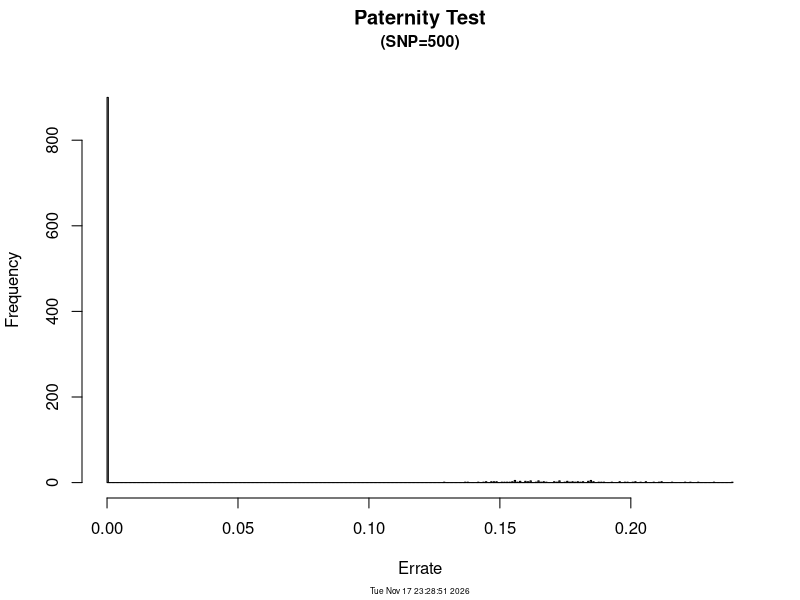
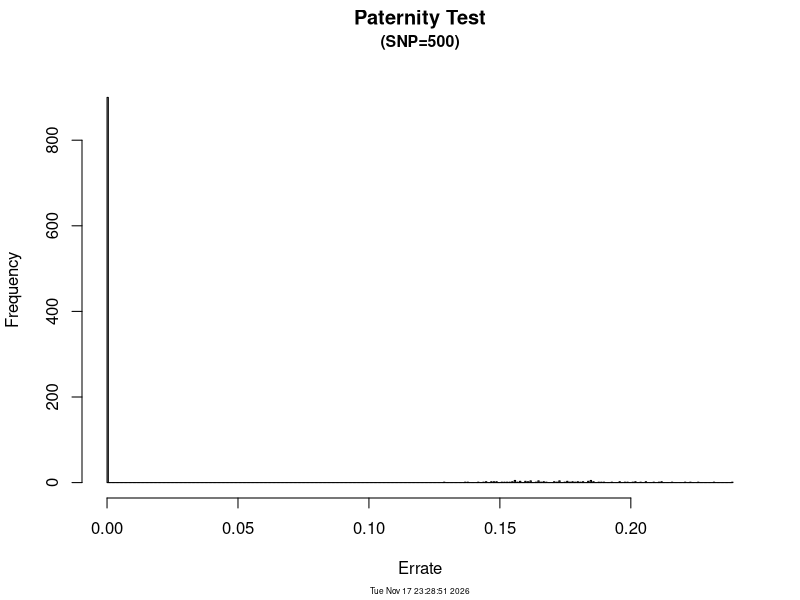
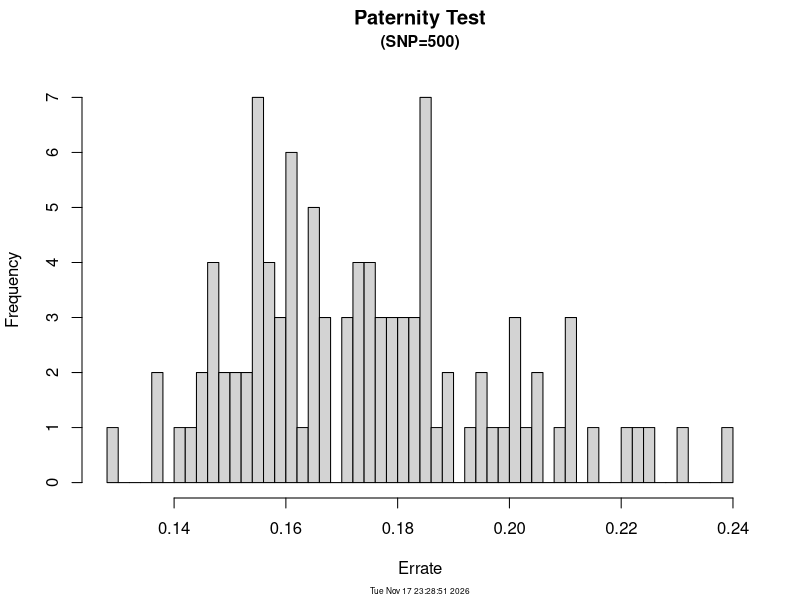
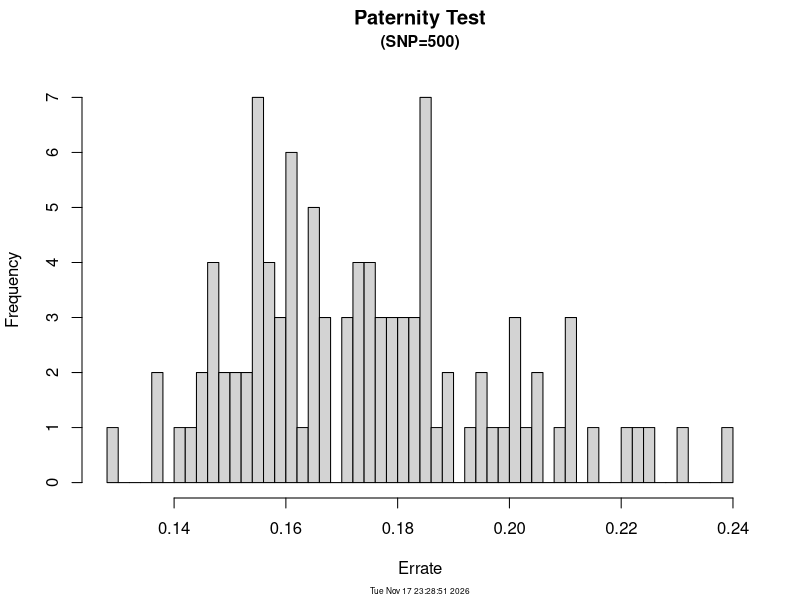

Write the R code that produced these figures, in order.
 
###################################################################################
#                              Easy Pedigree Checking (EasyPC)                    #
# A program for paternity test(biparental && single ) with high density SNP data. #
#                                         Designed by Zhe Zhang,Yuanyu Luo et al. #    
#                                                     Email: zhezhang@scau.edu.cn #
###################################################################################

#####################################################################################
#                   A brief introduction for the program
# 该程序主要利用高密度的SNP芯片数据进行亲子鉴定，双亲和单亲的亲子鉴定均可。调用方法: ParTest(arg1, arg2,...)
# 输入参数释义如下
#           'ped'为系谱数据
#           'gen'表示个体的基因型数据
#           'thre'代表阈值
#           'is.picture'设置是否生成孟德尔错误率的直方图 
#           'is.merge.output'设置write到文件夹的错误系谱是否包含推断出的正确ID
#           'stop.if.snp.null'表示是否系谱中出现没有基因型的个体就终止程序   
#  输出结果如下
#         (1)一个命名为'paternity_test(Biparental or Single)'文件夹，包含以下内容
#           'ped_check_result':文件夹，主要调用PedCheck()函数得到的错误和正确的系谱记录。一般包括'ped_right_record.txt'???'ped_wrong_record.txt'等文件
#           'ped_infer_result':文件夹，主要调用Pedinfer()函数得到的推断出的正确系谱记录。一般包括'ped_right_infer.txt', 'sirID_wrong_record.txt',
#                              'damID_wrong_record.txt'，'offID_wrong_record.txt'等文件。注意如果没有就不会生成，例如系谱中没有sirID错误的系谱记录就不会生成'sirID_wrong_record.txt'
#           'err_bargraph_01':png格式图，孟德尔错误率的直方图，包含孟德尔错误率小于阈值的情况，及所有系谱记录的错误率直方图
#           'err_bargraph_02':png格式图，孟德尔错误率的直方图, 但不包含孟德尔错误率小于阈值的情况，及只有错误系谱记录的错误率直方图
#           'mend_err_res':'txt'文件，所有系谱记录的错误数和错误率
#         (2)R console上会显示有相关结果和提示内容，主要包含以下：
#           'Res_01:SNP Date Check':调用SnpDataCheck()函数检查系谱中是否有缺失基因型的个体，并进行相应提取
#           'Res_02:Ped Check':主要调用PedCheck()函数对系谱中是否有错误系谱记录进行检查，并进行相应提取
#           'Res_03:Ped Infer':主要调用PedInfer()函数帮助存在于错误系谱记录中的子代个体重新找回其亲本，并进行相应输出
# 注意事项
#         系谱命名必须规范：对于单亲，第一列'offID'，第二列'parID';对于双亲，第一列'offID', 第二列'sirID', 第三列'damID'
#         'gen'表示符规范：'gen'第一列是ID号；ID号后面的内容为SNP位点基因型信息，只能用'1', '2', '3', '5'表示，其中'1'表示"aa", '2'表示'Aa', '3'表示'AA', '5'代表'unknown'
#################################################################################################################################################################################################



ParTest <- function(ped, gen, thre=0.01, is.picture=T, is.merge.output=F, stop.if.snp.null=T, ...){
    # The following function is designed for checking the individuals without SNP data
    SnpDataCheck <- function(ped, gen, ...){
        ped.colnames <- colnames(ped)
        cat("Res_01:SNP Data Check\n") 
        cat("(1)Individuals' SNP data checked as follows:\n") 
        tmp1 <- c()  # 存储没有SNP数据的ID号下标的向量
        for(i in 1:ncol(ped)){    
            t <- 0
            ped.only.id <- unique(ped[, i])  # 系谱中由于存在一个ID号同时出现多次，所以取系谱中ID号的唯一值，便于检测
            if(any(tmp <- !ped.only.id %in% gen[, 1])){  # 系谱中ID号没有出现在gen中，说明SNP数据缺失，注意这里只是记录TRUE or FALSE的数据类型
                t <- 1
                id.without.snp <- ped.only.id[tmp]  # 缺失SNP数据的ID
                if(!stop.if.snp.null){  # 系谱中个体SNP数据缺失??? 如果程序需要继续执行，则要将包含这些ID号的记录剔除
                    tmp2 <- match(id.without.snp, ped[, i])  # 记录缺失SNP的个体ID号分别在系谱中的位置
                    tmp1 <- c(tmp1, tmp2)  # 记录所有缺失SNP数据个体ID号的位置信息
                }
                cat(paste0("[", i, "]"), "The", ped.colnames[i], "without the SNP data:", paste(sQuote(id.without.snp), collapse=","), "\n     the total:", length(id.without.snp), sep=" ", "\n")
            }else{
                cat(paste0("[", i, "]"), "All the", ped.colnames[i], "have the SNP data", fill=TRUE, sep=" ","\n")
            }
        }
        if(t){  # 如果t==0，则说明系谱中不存在缺失SNP的个体ID，至此该函数可以结束。否则，按照设置的参数要求继续执行
            if(stop.if.snp.null){  # 如果stop.if.snp.null==T, 则程序结束，并输出提取
                stop("There are some individuals without snp data, please check it!", call.=FALSE)
            }else{  # 否则，将包含缺失SNP数据的ID号系谱记录剔除后，程序继续执行
                record.del <- ped[nr <- unique(tmp1), ]
                cat("(2)The pedigree", ngettext(length(nr), "record is", "records are"), "deleted for snp data missing\n")
                print(record.del)
                ped <- ped[-nr, ]
            }
        }
        return(ped)
    }

    # The following function is designed for typecasting, 'data.frame' ———>> 'matrix'
    TypeCast <- function(x){  
        x <- matrix(as.numeric(as.matrix(x)), ncol=ncol(x))  # 类型转换函数，将数据框转化为矩阵形式
        return(x)
    }

    # The following function is designed for Mendelian Error&&Errate  
    MendErrCal <- function(off.gen, par.one.gen, par.two.gen=NULL){  # 参数par.two.gen默认为NULL，表示为单亲的情况
        if(is.null(par.two.gen)){  # 单亲情况下的孟德尔错误和错误率的计算方式
            if(any(c(off.gen, par.one.gen) == 5)){ # '5'表示SNP位点unknown的情况， 如果位点缺失则视为无效位点
                tmp <- which((off.gen*par.one.gen) %% 5 == 0) 
                off.gen <- off.gen[-tmp]
                par.one.gen <- par.one.gen[-tmp]
            }
            gen.dev <- off.gen/par.one.gen  # SNP位点比，用于错误位点的筛选
            num.of.err <- sum(c(gen.dev == 3) | c(gen.dev == 1/3))  # 如果亲本'3':AA, 子代'1':aa，则不符合孟德尔遗传定律；反之亦然
            errate <- num.of.err / sum(par.one.gen != 2)  # 计算错误率时排除亲本基因，'2':Aa的情况
            return(list(num.of.err=num.of.err, errate=errate))
        }else{
            if(any(c(off.gen, par.one.gen, par.two.gen) == 5)){  # 同上单亲情况分析   
                    tmp1 <- which((off.gen*par.one.gen*par.two.gen) %% 5 == 0) 
                    off.gen <- off.gen[-tmp1]
                    par.one.gen <- par.one.gen[-tmp1]
                    par.two.gen <- par.two.gen[-tmp1]  
            }
            tmp2 <- which(par.one.gen*par.two.gen == 4)  # 双亲SNP位点'2':Aa的情况无法判断
            off.gen <- off.gen[-tmp2]
            par.one.gen <- par.one.gen[-tmp2]
            par.two.gen <- par.two.gen[-tmp2]
            gen.dev1 <- off.gen/par.one.gen  # 同上单亲情况分析
            gen.dev2 <- off.gen/par.two.gen
            gen.dev3 <- gen.dev1/par.two.gen
            num.of.err <- sum(c(gen.dev1 == 3) | c(gen.dev2 == 3) | c(gen.dev3 == 2) | c(gen.dev1 == 1/3) | c(gen.dev2 == 1/3) | c(gen.dev3 == 2/9))- sum(c(gen.dev3 == 3) | c(gen.dev3 == 1/9))  # 根据孟德尔定律，双亲情况下共有六种错误情况，两种重复排除情况
            errate <- num.of.err/length(off.gen) 
            return(list(num.of.err = num.of.err, errate = errate))      
        }
    }

    # The following function is designed for drawing the histogram of errate
    ErratePlot <- function(errate, nc){  # 参数nc表示SNP位点
        hist(as.numeric(errate), 
             main = "Paternity Test\n\n",
             xlab = "Errate", 
             ylab = "Frequency", 
             breaks = length(errate)/2       
             )
        title(main=paste0("(SNP=", nc, ")"), sub=date(), cex.sub=.5, cex.main=.95)
    }

    # The following function is designed for searching for the right parentage in the pedigree
    ParentInfer <- function(ped, gen, ped.wrong.record, ped.col=2, ...){
        if(nrow(gen) > length(ped.inds <- unique(as.vector(as.matrix(ped))))){  # 如果提供gen的个体比系谱中个体数多， 则推断时需要以gen中个体数为基础
            par.id.set <- c(unique(ped[, ped.col]), sort(gen[!gen[, 1] %in% ped.inds, 1], decreasing = as.logical(ped.col-2)))  # 系谱中个体和gen集中不包含在ped中的个体构成亲本ID集合
        }else{
            par.id.set <- unique(ped[, ped.col])
        }
        tmp1 <- tmp2 <- matrix(, 0, 2, dimnames=list(NULL, c("offID", ngettext(ped.col-1, "sirID", "damID"))))
        par.id.index <- seq_along(par.id.set)  # 记录亲本ID的下标
        off.id.set <- ped.wrong.record[, 1]  #  错误系谱记录的子代ID集合
        off.gen.set <- TypeCast(gen[match(off.id.set, gen[, 1]), -1])  # 与子代ID号对应的子代SNP位点数据
        par.gen.set <- TypeCast(gen[match(par.id.set, gen[, 1]), -1])  # 同上分析
        for (i in seq_along(off.id.set)) {
            if(mode == 2){  # 'mode==2'表示双亲情况
                id.per.seq <- c(which(par.id.set == ped.wrong.record[i, ped.col]), par.id.index[!par.id.set %in% ped.wrong.record[i, 1]])  # 为提高亲本推断的效率，亲本ID号按照一定规则重排
                row.index <- 0
            }else{
                id.per.seq <- par.id.index[-which(par.id.set == ped.wrong.record[i, 2])] 
            }
            par.gen.tmp <- par.gen.set[id.per.seq, ]  # 亲本ID重排后对应的亲本gen
            par.off.pair <- expand.grid(off.id = off.id.set[i], par.id.set = par.id.set[id.per.seq]) 
            for (j in seq_along(id.per.seq)) {
                if(ncol(off.gen.set) <= 10000){  # 设置if条件语句是为提高推断效率采取的一种策略
                    if(MendErrCal(off.gen.set[i, ], par.gen.tmp[j, ])[[2]] <= thre){
                        row.index <- j
                        break       
                    }                    
                }else{
                    if(MendErrCal(off.gen.set[i, 1:1000], par.gen.tmp[j, 1:1000])[[2]] <= thre) {
                        if(MendErrCal(off.gen.set[i, ], par.gen.tmp[j, ])[[2]] <= thre){
                            row.index <- j
                            break       
                        }
                    }                
                }  
            }
            if(mode == 2 & row.index == 1){
                tmp1 <- rbind(tmp1, as.matrix(par.off.pair[row.index, ]))  # 双亲情况下如果'row.index==1'，则说明原系谱中的"off_sir","off_dam"是正确的，因为是进行单亲检测所以排除性的断定是另一亲本记录
            }
            tmp2 <- rbind(tmp2, as.matrix(par.off.pair[row.index, ]))  # 推断出的正确亲子关系，注意一次只能推断出一个亲本
        }
        if(mode == 2){
            tmp3 <- ped.wrong.record[match(tmp1[, 1], ped.wrong.record[, 1]), ]   
            tmp3 <- tmp3[order(as.numeric(tmp3[, 1])), ]
            rownames(tmp3) <- NULL
            return(list(tmp2=tmp2, tmp3=tmp3))               
        }else{
            colnames(tmp2) <- c("offID", "parID")
            return(tmp2)
        }
    }

    # The following function is designed for paternity(single) test 
    SinPedCheck <- function(ped, gen, ...){
        dir.create("ped_check_result")  # 结果输出在'ped_check_result'文件夹中
        setwd("./ped_check_result")
        off.id <- ped[, 1]
        par.id <- ped[, 2]
        off.gen.set <- gen[match(off.id, gen[, 1]), -1]
        par.gen.set <- gen[match(par.id, gen[, 1]), -1]
        nr<-nrow(ped)
        mend.err.res <- data.frame(ped, num.of.err=rep(-1, nr), errate=rep(-1, nr)) 
        tmp <- c()
        for (i in seq_len(nr)) {
            res <- MendErrCal(off.gen.set[i, ], par.gen.set[i, ])  # 调用函数MendErrCal()函数进行检测
            mend.err.res[i, 3] <- res[[1]]
            mend.err.res[i, 4] <- res[[2]]
            if(res[[2]] <= thre){  # 小于阈值，说明亲子关系记录正确
                tmp <- c(tmp, i)
            }
        } 
        if(length(tmp) == 0){  # 如果tmp长度等于0，则提示没有正确的系谱记录
            warning("No right pedigree records!")
        }else{
            ped.right.record <- ped[tmp, ]  # 正确的系谱记录
            write.table(ped.right.record, "ped_right_record.txt", row.names = FALSE, quote=FALSE)
        }  
        if(length(tmp) == nr){ 
            setwd("../")
            warning("No wrong pedigree records!")
            return()
        }else{
            ped.wrong.record <- mend.err.res[-tmp, ]
            write.table(ped.wrong.record, "ped_wrong_record.txt", row.names = FALSE, quote=FALSE)
            setwd("../")
            if(is.picture){  
                nc <- ncol(gen) - 1
                ErratePlot(mend.err.res[, 4], nc)
                png(file="err_bargraph_01.png", bg="transparent")
                ErratePlot(mend.err.res[, 4], nc)
                dev.off() 
                dev.new()
                ErratePlot(ped.wrong.record[, 4], nc)
                png(file="err_bargraph_02.png", bg="transparent")
                ErratePlot(ped.wrong.record[, 4], nc)
                dev.off()
            }
            return(ped.wrong.record[, 1:2])
        }
    }

    # The following function is designed for the parentage(single) inference
    SinPedInfer <- function(ped, gen, ped.wrong.record, ...){
        ped.right.infer <- ParentInfer(ped, gen, ped.wrong.record)  # 调用ParentInfer()函数，返回推断出的正确系谱记录
        cat("\n\nRes_02:Pedigree Infer\n")
        if(nrow(ped.right.infer) == 0){  # 如果没有推断出的正确系谱则提取
            warning("The number of single parent&child pairs inferred correctly is 0!")
            return()
        }else{
            dir.create("ped_infer_result")
            setwd("./ped_infer_result")
            rownames(ped.right.infer) <- NULL
            right.ID.merge.show <- merge(ped.wrong.record, ped.right.infer, by=c("offID"), all.x=TRUE, suffixes = c("W", "R"))  # 通过merge()函数， 系谱中错误ID和正确ID同时merge展示
            cat("The right pedigree", ngettext(nrow(ped.right.infer), "record", "records"), "by inferred:\n")
            if(is.merge.output){  # if TRUE,则系谱中wrongID && rightID同时write到文件中 
                print(right.ID.merge.show)
                write.table(right.ID.merge.show, "ped_right_infer(merge).txt", quote=FALSE, row.names=FALSE)
            }else{
                print(ped.right.infer)
                write.table(ped.right.infer, "ped_right_infer.txt", quote=FALSE, col.names=FALSE)
            }          
            if(nrow(ped.wrong.record) - nrow(ped.right.infer)){  # if TRUE，则部分错误系谱记录没有推断出正确的亲子关系 
                ped.no.infer <- ped.wrong.record[!ped.wrong.record[, 1] %in% ped.right.infer[, 1], ]
                rownames(ped.no.infer) <- NULL
                write.table(ped.no.infer, "ped_no_infer.txt", quote=FALSE, row.names=FALSE)
                cat("The wrong pedigree", ngettext(d, "record", "records"), "without right inference:\n")
                print(ped.no.infer)
            }
            setwd("../")
        }
    }
                                                    
    # The following function is designed for paternity(biparental) test 
    BipPedCheck <- function(ped, gen, ...){
        GetMendErr <- function(ped.dup, gen, ...){
            mend.err.res <- data.frame(ped.dup, num.of.err=rep(-1, nrow(ped.dup)), errate=rep(-1, nrow(ped.dup)))
            gen.set <- TypeCast(gen[match(as.vector(as.matrix(ped.dup)), gen[, 1]), -1])  # 将系谱中所有个体的基因型按照一定次序集合在一起
            off.gen <- gen.set[seq_len(i <- nrow(ped.dup)), ]  # 子代的基因型集合1：i
            sir.gen <- gen.set[(i+1):(2*i), ]  # 父本的基因型集合(i+1):(2*i)
            dam.gen <- gen.set[(2*i+1):(3*i), ]  # 母本的基因型集合(2*i+1):(3*i)
            if(i==1){
                res <- MendErrCal(off.gen, sir.gen, dam.gen)
                mend.err.res[, 4] <- res$num.of.err
                mend.err.res[, 5] <- res$errate                
            }else{
                for(j in seq_len(i)){
                    res <- MendErrCal(off.gen[j, ], sir.gen[j, ], dam.gen[j, ])
                    mend.err.res[j, 4] <- res$num.of.err
                    mend.err.res[j, 5] <- res$errate
                }
            }
            mend.err.res[, 5] <- sprintf("%.3f", mend.err.res[, 5])
            mend.err.res <- mend.err.res[order(as.numeric(mend.err.res[, 1])), ]
            return(mend.err.res)
        }
        cat("Res_02:Pedigree Check\n")
        if(any(offID.rep.index <- duplicated(ped[, 1]))){  # 判断系谱中是否有offID重复的情况
            offID.rep.record <- ped[ped[, 1] %in% ped[offID.rep.index, 1], ]  # offID重复的记录
            cat("Warnings:", ngettext(length(rep.offID <- ped[offID.rep.index, 1]), "There is an offID duplicated", "There are some offIDs duplicated"), "in the pedigree:", paste(sQuote(rep.offID), collapse = ","), "\n")
            if(any(tmp <- duplicated(offID.rep.record))){  # 检查系谱中是否有重复记录
                cat("Moreover, there are even some duplicated records among them:\n")
                print(offID.rep.record[offID.rep.record[, 1] %in% offID.rep.record[tmp, 1], ])
            }
            mend.err.res <- GetMendErr(offID.rep.record, gen)
            if(any(tmp <- mend.err.res[, 5] <= thre)){  # if TRUE, 说明包含重复offID的系谱记录中存在正确的系谱记录
                cat("[1] The right pedigree ", ngettext(sum(tmp), "record", "records")," with the duplicated offID as follows:\n")
                print(mend.err.res[tmp, ])
                if(sum(!tmp)){
                    cat("[2] The wrong pedigree ", ngettext(sum(!tmp), "record", "records"), " with the duplicated offID as follows:\n")
                    print(mend.err.res[!tmp, ])
                }
            }else{
                cat("The wrong pedigree records with duplicated offID as follows:\n")
                print(mend.err.res)
                warning("All the records with duplicated offID are wrong!")
            }
            setwd("../")
            stop("Please check out the pedigree according to the above warning messages!", call.=FALSE)
        }
        if(any(tmp1 <- ped[, 2] %in% ped[, 3])){  # 判断是否有ID号同时出现在系谱sirID和damID中的情况，if so 必定存在错误系谱记录
            out.of.ped <- ped[tmp1 | ped[, 3] %in% ped[, 2], ]  # 包含上述情况ID号的系谱记录
            mixed.id <- unique(ped[tmp1, 2])
            message("Warning: ", ngettext(length(mixed.id), "There is an ID",  "There are some IDs"), " mixed in both sirID and damID\n",   
                "[1] The total number of rows involving in the mixed ID: ", sQuote(nrow(out.of.ped)), "\n\n", 
                "[2] The mixed ID recommmended to check: ", paste(sQuote(mixed.id), collapse=","), "\n\n",
                "[3] The rows recommmended to check:"
                )
            if(nrow(out.of.ped[out.of.ped[, 2] %in% mixed.id, ]) <= nrow(out.of.ped[out.of.ped[, 3] %in% mixed.id, ])){  # 推荐需要进行校正的系谱记录
                print(out.of.ped[out.of.ped[, 2] %in% mixed.id, ]) 
            }else{
                print(out.of.ped[out.of.ped[, 3] %in% mixed.id, ])  
            }  
            setwd("../")
            stop("Please check out the pedigree records according to the above warning messages!", call.=FALSE)
        } 
        cat("No prompt messages printed\n\n")
        mend.err.res <- GetMendErr(ped, gen)
        write.table(mend.err.res, "mend_error_result.txt", row.names=F, col.names=T, quote=F) 
        ped.wrong.record <- mend.err.res[mend.err.res[, 5] > thre, ]  
        dir.create("ped_check_result", showWarnings=TRUE)   
        setwd("./ped_check_result")  
        ped.right.record <- mend.err.res[mend.err.res[, 5] <= thre, ]       
        if(nrow(ped.right.record) == 0){  
            warning("No right pedigree records!")
        }else{
            write.table(ped.right.record, "ped_right_record.txt", row.names = FALSE, quote=FALSE)
        }  
        if(nrow(ped.wrong.record) == 0){ 
            setwd("../")
            warning("No wrong pedigree records!")
            return()   
        }else{
            ped.wrong.record <- ped.wrong.record[order(as.numeric(ped.wrong.record[, 1])), ] 
            write.table(ped.wrong.record, "ped_wrong_record.txt", row.names = FALSE, quote=FALSE)
            setwd("../")
            if(is.picture){
                nc <- ncol(gen)-1    
                ErratePlot(mend.err.res[, 5], nc)
                png(file="err_bargraph_01.png", bg="transparent")
                ErratePlot(mend.err.res[, 5], nc)
                dev.off()     
                dev.new()
                ErratePlot(ped.wrong.record[, 5], nc)  
                png(file="err_bargraph_02.png", bg="transparent")
                ErratePlot(ped.wrong.record[, 5], nc) 
                dev.off()
            }
            return(ped.wrong.record[, 1:3])
        } 
    }

    # The following function is designed for the parentage(biparental) inference
    BipPedInfer <- function(ped, gen, ped.wrong.record, ...){
        sir.infer.res <- ParentInfer(ped, gen, ped.wrong.record)  # 调用ParentInfer()函数, 返回值为推断出的正确系谱记录(offspring && sire)
        dam.infer.res <- ParentInfer(ped, gen, ped.wrong.record, ped.col=3)  # 同上分析(返回offspring && dam)
        ped.right.infer <- merge(sir.infer.res$tmp2, dam.infer.res$tmp2, by=c("offID"), sort=TRUE)  
        damID.wrong.record <- sir.infer.res$tmp3  
        sirID.wrong.record <- dam.infer.res$tmp3 
        dir.create("ped_infer_result", showWarnings=TRUE) 
        setwd("./ped_infer_result")
        cat("Res_03:Pedigree Infer\n")
        if(nrow(ped.right.infer) == 0){  # 如果没有推断正确的系谱记录
            if(nd <- nrow(damID.wrong.record)){  
                write.table(damID.wrong.record, "damID_wrong_record.txt", row.names=FALSE, quote=FALSE)
                cat(ngettext(nd, "\nA record with damID wrong:\n", "\nRecords with damID wrong:\n"))
                print(damID.wrong.record)
            }
            if(ns <- nrow(sirID.wrong.record)){  
                write.table(sirID.wrong.record, "sirID_wrong_record.txt", row.names=FALSE, qute=FALSE)
                cat(ngettext(ns, "\nA record with sirID wrong:\n", "\nRecords with sirID wrong:\n"))
                print(sirID.wrong.record)
            }
            ped.right.record <- ped[!ped[, 1] %in% ped.wrong.record[, 1], ]
            offID.wrong.record <- merge(ped.wrong.record, ped.right.record, by=c("sirID", "damID"))
            offID.wrong.record <- offID.wrong.record[, c(3, 1, 2)]
            colnames(offID.wrong.record) <- NULL
            if(no <- nrow(offID.wrong.record)){
                write.table(offID.wrong.record, "offID_wrong_record.txt", row.names=FALSE, qute=FALSE)
                cat(ngettext(ns, "\nA record with offID wrong:\n", "\nRecords with offID wrong:\n"))
                print(offID.wrong.record)
            }
            if(np <- nrow(ped.wrong.record) - sum(nd, ns, no)){ 
                parIDs.all.wrong.record <- ped.wrong.record[!ped.wrong.record[, 1] %in% c(damID.wrong.record[, 1], sirID.wrong.record[, 1], offID.wrong.record[, 1]), ]
                write.table(allID.wrong.record, "parIDs_all_wrong_record.txt", row.names=FALSE, quote=FALSE) 
                cat(ngettext(np, "\nA record with parIDs all wrong:\n", "\nRecords with parIDs all wrong:\n"))
                print(parIDs.all.wrong.record)
            }
            warning("The number of parents && child pairs inferred correctly is 0!")  
        }else{
            nrow.of.ped.wong.record <- nrow(ped.wrong.record)
            if(any(tmp <- ped.right.infer[, 2] %in% ped.right.infer[, 3])){  # 判断ped.right.infer结果中是否存在sirID && damID相同的情况
                warning(patste0(ngettext(sum(tmp), "\nThere is a  record ", "\nThere are some records"), "in ped.right.infer with the sirID&&damID same!\n"))
                print(ped.right.infer[tmp, ])
                ped.right.infer <- ped.right.infer[!tmp, ]
            }
            write.table(ped.right.infer, "ped_right_infer.txt", row.names = FALSE, quote=FALSE)
            if(any(tmp <- !ped.wrong.record[, 1] %in% ped.right.infer[, 1])){  # 没有找到正确亲子关系的错误系谱记录
                ped.no.infer <- ped.wrong.record[tmp, ]  
                cat("\nThe wrong", ngettext(sum(tmp), "record", "records"), "without right inference\n")
                print(ped.no.infer)
                write.table(ped.no.infer, "ped_no_infer.txt", row.names = FALSE, quote=FALSE) 
            }
            if(nrow(damID.wrong.record)){
                right.damID.merge.show <- merge(damID.wrong.record, ped.right.infer, by=c("offID", "sirID"), all.x=TRUE, suffixes = c("W", "R"))  # 通过merge()函数将正确的 damID和错误的damID合并展示
                if(any(is.na(right.damID.merge.show[, 4]))){  # 如果存在NA的情况，则将包含NA的行排在后面
                    right.damID.merge.show <- right.damID.merge.show[order(as.numeric(right.damID.merge.show[, 4])), ]              
                }
                cat(paste("\nThe only_damID_wrong", ngettext(nrow(damID.wrong.record), "record:", "records:")), "\n")
                print(right.damID.merge.show)
                if(is.merge.output){
                    write.table(right.damID.merge.show, "damID_wrong_record.txt", quote=FALSE, row.names=FALSE) 
                }else{
                    write.table(damID.wrong.record, "damID_wrong_record.txt", quote=FALSE, row.names=FALSE)                         
                }
                ped.right.infer <- ped.right.infer[!ped.right.infer[, 1] %in% damID.wrong.record[, 1], ]  # 为避免ped.right.infer中同一记录多次参与比较，所以将上述参与damID.wrong.record比较的记录删除
                ped.wrong.record <- ped.wrong.record[!ped.wrong.record[, 1] %in% damID.wrong.record[, 1], ]
            }
            if(nrow(sirID.wrong.record)){
                right.sirID.merge.show <- merge(sirID.wrong.record, ped.right.infer, by=c("offID", "damID"), all.x=TRUE, suffixes = c("W", "R"))  # 同上分析
                if(any(is.na(right.sirID.merge.show[, 4]))){  # 同上分析
                    right.sirID.merge.show <- right.sirID.merge.show[order(as.numeric(right.sirID.merge.show[, 4])), ]              
                }          
                cat(paste("\nThe only_sirID_wrong", ngettext(nrow(sirID.wrong.record), "record:", "records:")), "\n")
                print(right.sirID.merge.show)
                if(is.merge.output){
                    write.table(right.sirID.merge.show, "sirID_wrong_record.txt", quote=FALSE, row.names=FALSE) 
                }else{
                    write.table(sirID.wrong.record, "sirID_wrong_record.txt", quote=FALSE, row.names=FALSE)                         
                }
                ped.right.infer <- ped.right.infer[!ped.right.infer[, 1] %in% sirID.wrong.record[, 1], ]  
                ped.wrong.record <- ped.wrong.record[!ped.wrong.record[, 1] %in% sirID.wrong.record[, 1], ]
            }
            if(nrow(ped.wrong.record)){
                right.offID.merge.show <- merge(ped.wrong.record, ped.right.infer, by=c("sirID", "damID"), suffixes = c("W", "R"))  
                offID.wrong.record <- right.offID.merge.show[, c(3, 1, 2)]
                if(nrow(right.offID.merge.show)){
                    colnames(offID.wrong.record) <- c("offID", "sirID", "damID")
                    cat(paste("\nThe only_offID_wrong", ngettext(nrow(offID.wrong.record), "record:", "records:")), "\n")
                    print(right.offID.merge.show)
                    if(is.merge.output){
                        write.table(right.offID.merge.show, "offID_wrong_record.txt", quote=FALSE, row.names=FALSE) 
                    }else{
                        write.table(offID.wrong.record, "offID_wrong_record.txt", quote=FALSE, row.names=FALSE)                         
                    }     
                    ped.right.infer <- ped.right.infer[!ped.right.infer[, 1] %in% offID.wrong.record[, 1], ]
                    ped.wrong.record <- ped.wrong.record[!ped.wrong.record[, 1] %in% offID.wrong.record[, 1], ]                    
                }
            }
            if(nrow(ped.wrong.record)){
                parIDs.all.wrong.record <- ped.wrong.record[!ped.wrong.record[, 1] %in% offID.wrong.record[, 1], ]  # 系谱亲本ID号都记录错误的系谱记录
                rownames(parIDs.all.wrong.record) <- NULL
                right.parIDs.merge.show <- merge(parIDs.all.wrong.record, ped.right.infer, by=c("offID"), suffixes = c("W", "R"))
                cat("\nThe parIDs_all_wrong", ngettext(nrow(parIDs.all.wrong.record), "record:\n", "records:\n"))
                print(right.parIDs.merge.show)
                if(is.merge.output){
                    write.table(right.parIDs.merge.show, "parIDs_all_wrong_record.txt", quote=FALSE, row.names=FALSE) 
                }else{
                    write.table(parIDs.all.wrong.record, "parIDs_all_wrong_record.txt", quote=FALSE, row.names=FALSE)                         
                }
            }
            cat("The total: ", nrow.of.ped.wong.record, "\n\n")  
        }
        setwd("../")
    }

    ##============================ The program executes here ===============================
    options(digits = 3)
    ped.name <- colnames(ped)
    if(is.null(ped.name)){  # 检验输入的系谱有没有列名
        stop("The colnames of the pedigree are missing!")
    }else if(paste(sQuote(ped.name), collapse=",") != (name.tmp <- ngettext(ncol(ped)-1, paste(sQuote(c("offID", "parID")), collapse=","), paste(sQuote(c("offID","sirID","damID")), collapse=",")))) {  # 系谱按照能且只能按照"offID"，"sirID", "damID"三列的形式依次排列
        stop("The colnames of the pedigree should be corresponding to the order of following name:", name.tmp)
    }
    gen.symbol <- unique(as.vector(as.matrix(gen[, -1])))
    if(all(gen.symbol %in% c(1, 2, 3, 5))){  # 表示SNP位点基因的符号为'1', '2', '3', '5'分别表示：aa, Aa, AA, unknown; 否则出错
        mode <- ncol(ped)-1
        ped <- SnpDataCheck(ped, gen)
        if(mode == 1){  # 'mode==1'表示单亲情况下的亲子鉴定
            dir.create("paternity_test(Single)", showWarnings=TRUE) 
            setwd("./paternity_test(Single)")
            ped.wrong.record <- SinPedCheck(ped, gen) 
            if(!is.null(ped.wrong.record)){
                SinPedInfer(ped, gen, ped.wrong.record)  
            }  
            setwd("../")  
        }else if(mode == 2){  # 'mode==2'表示双亲情况下的亲子鉴定
            dir.create("paternity_test(Biparental)", showWarnings=TRUE)
            setwd("./paternity_test(Biparental)")
            ped.wrong.record <- BipPedCheck(ped, gen)   
            if(!is.null(ped.wrong.record)){
                BipPedInfer(ped, gen, ped.wrong.record)  
            }
            setwd("../")  
        }else{
            stop("Please select the right mode: '1' representing 'single' or '2' representing 'biparental'!")
        }             
    }else{
        stop("The symbol of genotype is wrong: only '1', '2', '3' and '5' avaliable!")
    }
}  

##============================ program starts here ==================
setwd("C:/")            # set your work directory
gen <- as.matrix(read.table("gen.txt", header=F))   # read genotype file
ped <- as.matrix(read.table("ped.txt", header=T))   # read pedigree file
ParTest(ped, gen, thre = 0.01)  # paternity test, thre= threshold value.
